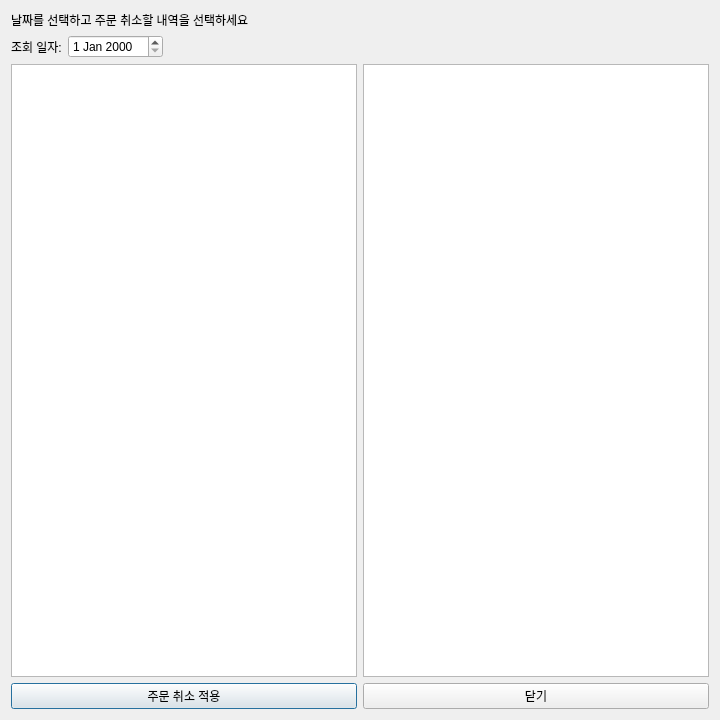
<?xml version="1.0" encoding="UTF-8"?>
<ui version="4.0">
 <class>Dialog</class>
 <widget class="QDialog" name="Dialog">
  <property name="geometry">
   <rect>
    <x>0</x>
    <y>0</y>
    <width>720</width>
    <height>720</height>
   </rect>
  </property>
  <property name="windowTitle">
   <string>Dialog</string>
  </property>
  <layout class="QVBoxLayout" name="verticalLayout_2" stretch="0,0,1,0">
   <item>
    <layout class="QVBoxLayout" name="verticalLayout">
     <item>
      <widget class="QLabel" name="lbl_title">
       <property name="sizePolicy">
        <sizepolicy hsizetype="Expanding" vsizetype="Expanding">
         <horstretch>0</horstretch>
         <verstretch>0</verstretch>
        </sizepolicy>
       </property>
       <property name="text">
        <string>날짜를 선택하고 주문 취소할 내역을 선택하세요</string>
       </property>
      </widget>
     </item>
    </layout>
   </item>
   <item>
    <layout class="QHBoxLayout" name="horizontalLayout" stretch="0,0,1">
     <item>
      <widget class="QLabel" name="lbl_date">
       <property name="sizePolicy">
        <sizepolicy hsizetype="Expanding" vsizetype="Expanding">
         <horstretch>0</horstretch>
         <verstretch>0</verstretch>
        </sizepolicy>
       </property>
       <property name="text">
        <string>조회 일자:</string>
       </property>
      </widget>
     </item>
     <item>
      <widget class="QDateEdit" name="dted_date">
       <property name="sizePolicy">
        <sizepolicy hsizetype="Expanding" vsizetype="Expanding">
         <horstretch>0</horstretch>
         <verstretch>0</verstretch>
        </sizepolicy>
       </property>
      </widget>
     </item>
     <item>
      <spacer name="horizontalSpacer">
       <property name="orientation">
        <enum>Qt::Orientation::Horizontal</enum>
       </property>
       <property name="sizeHint" stdset="0">
        <size>
         <width>80</width>
         <height>20</height>
        </size>
       </property>
      </spacer>
     </item>
    </layout>
   </item>
   <item>
    <layout class="QHBoxLayout" name="horizontalLayout_2">
     <item>
      <widget class="QTableWidget" name="tbw_table">
       <property name="sizePolicy">
        <sizepolicy hsizetype="Expanding" vsizetype="Expanding">
         <horstretch>0</horstretch>
         <verstretch>0</verstretch>
        </sizepolicy>
       </property>
      </widget>
     </item>
     <item>
      <widget class="QTextEdit" name="txt_detail">
       <property name="sizePolicy">
        <sizepolicy hsizetype="Expanding" vsizetype="Expanding">
         <horstretch>0</horstretch>
         <verstretch>0</verstretch>
        </sizepolicy>
       </property>
      </widget>
     </item>
    </layout>
   </item>
   <item>
    <layout class="QHBoxLayout" name="horizontalLayout_3">
     <item>
      <widget class="QPushButton" name="btn_cancel_order">
       <property name="sizePolicy">
        <sizepolicy hsizetype="Expanding" vsizetype="Expanding">
         <horstretch>0</horstretch>
         <verstretch>0</verstretch>
        </sizepolicy>
       </property>
       <property name="text">
        <string>주문 취소 적용</string>
       </property>
      </widget>
     </item>
     <item>
      <widget class="QPushButton" name="btn_close">
       <property name="sizePolicy">
        <sizepolicy hsizetype="Expanding" vsizetype="Expanding">
         <horstretch>0</horstretch>
         <verstretch>0</verstretch>
        </sizepolicy>
       </property>
       <property name="text">
        <string>닫기</string>
       </property>
      </widget>
     </item>
    </layout>
   </item>
  </layout>
 </widget>
 <resources/>
 <connections/>
</ui>
